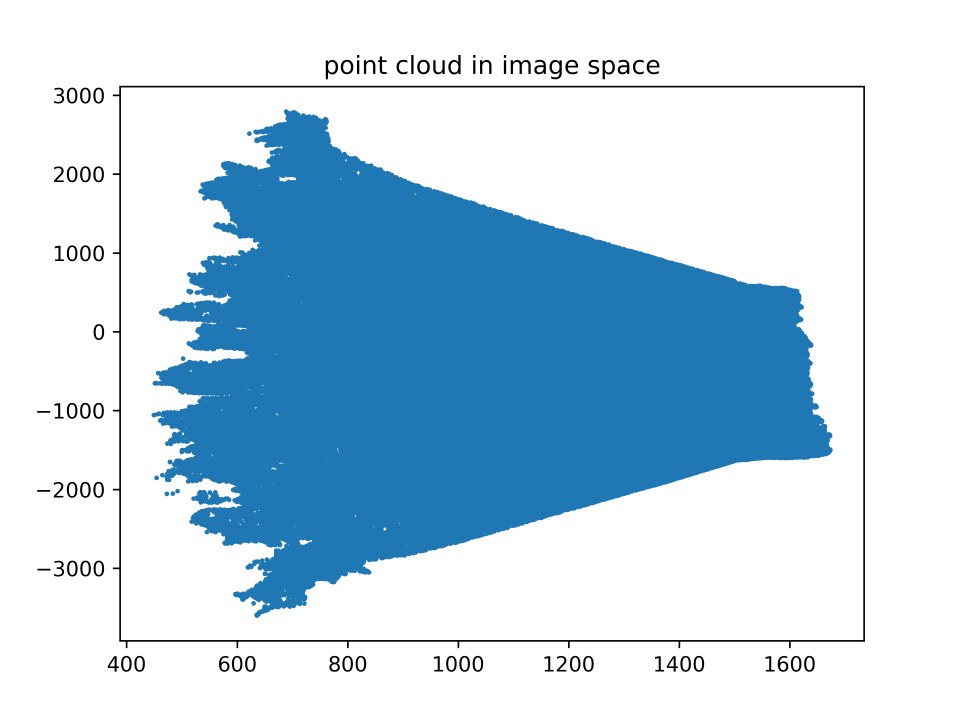
#> input picture tutorial/frame004_PtcldImg.png, 3840 x 2880 px (shown at 1/4 size)
$ python -i coregistration_functions.py   (imports and definitions only)   (older library calls are emulated)
#> lines starting #> are read from the running program, lines starting #| are printed output that depends on the picture
# Copyright (c) 2012, Jan Erik Solem
# All rights reserved.
#
# Copyright (c) 2019, Anette Eltner
#
# Redistribution and use in source and binary forms, with or without
# modification, are permitted provided that the following conditions are met:
#
# 1. Redistributions of source code must retain the above copyright notice, this
#    list of conditions and the following disclaimer.
# 2. Redistributions in binary form must reproduce the above copyright notice,
#    this list of conditions and the following disclaimer in the documentation
#    and/or other materials provided with the distribution.
#
# THIS SOFTWARE IS PROVIDED BY THE COPYRIGHT HOLDERS AND CONTRIBUTORS "AS IS" AND
# ANY EXPRESS OR IMPLIED WARRANTIES, INCLUDING, BUT NOT LIMITED TO, THE IMPLIED
# WARRANTIES OF MERCHANTABILITY AND FITNESS FOR A PARTICULAR PURPOSE ARE
# DISCLAIMED. IN NO EVENT SHALL THE COPYRIGHT OWNER OR CONTRIBUTORS BE LIABLE FOR
# ANY DIRECT, INDIRECT, INCIDENTAL, SPECIAL, EXEMPLARY, OR CONSEQUENTIAL DAMAGES
# (INCLUDING, BUT NOT LIMITED TO, PROCUREMENT OF SUBSTITUTE GOODS OR SERVICES;
# LOSS OF USE, DATA, OR PROFITS; OR BUSINESS INTERRUPTION) HOWEVER CAUSED AND
# ON ANY THEORY OF LIABILITY, WHETHER IN CONTRACT, STRICT LIABILITY, OR TORT
# (INCLUDING NEGLIGENCE OR OTHERWISE) ARISING IN ANY WAY OUT OF THE USE OF THIS
# SOFTWARE, EVEN IF ADVISED OF THE POSSIBILITY OF SUCH DAMAGE.


import os, csv
import numpy as np
import pylab as plt
import matplotlib
import pandas as pd

import cv2

import draw_functions as drawF
import featureTracking_functions as trackF


'''perform coregistration'''
# [186 lines left out: functions coregistration, coregistrationListOut, not called in this run]


#detect Harris corner features
def HarrisCorners(image, kp_nbr=None,  img_import=False):

#> called with image = '../../tutorial/frame004_PtcldImg.png', img_import = False
    if not img_import:
        image = cv2.imread(image)
#> image is the input picture: shape (2880, 3840, 3); mean B, G, R 230.5, 213.4, 188.8

    image_gray = cv2.cvtColor(np.float32(image), cv2.COLOR_BGR2GRAY)
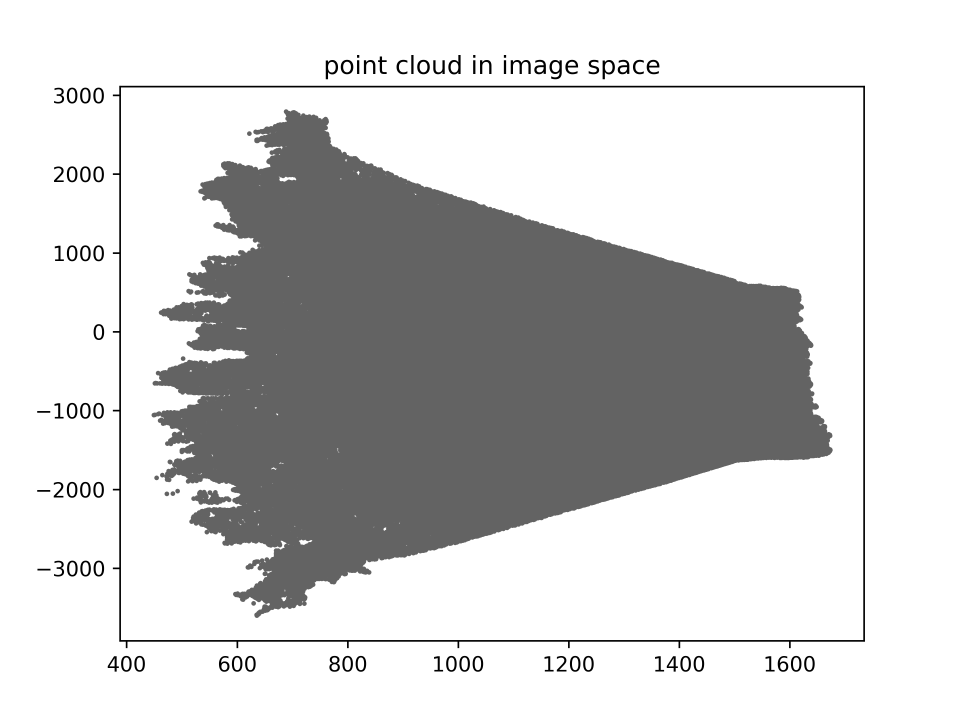
#> image_gray: shape (2880, 3840) float32 (shown at 1/4 size); min 0, max 255, mean 208
    image_gray = np.uint8(image_gray)

    '''detect Harris corners'''
    keypoints = cv2.cornerHarris(image_gray,2,3,0.04)
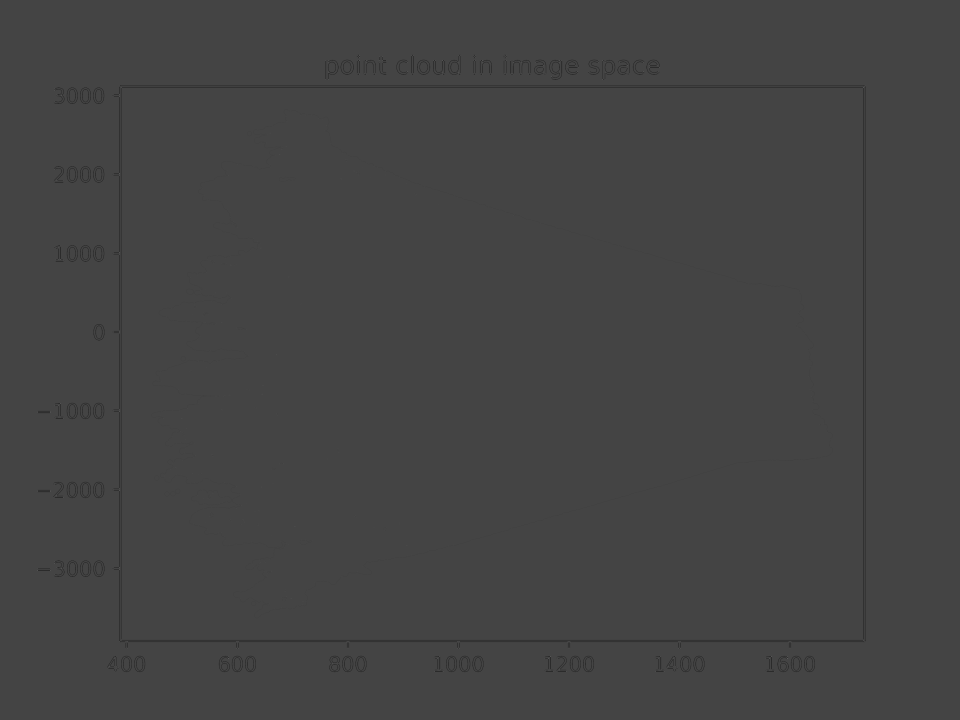
#> keypoints: shape (2880, 3840) float32 (shown at 1/4 size); min -0.04, max 0.108, mean -0.000161; drawn with min black and max white
    keypoints = cv2.dilate(keypoints,None)
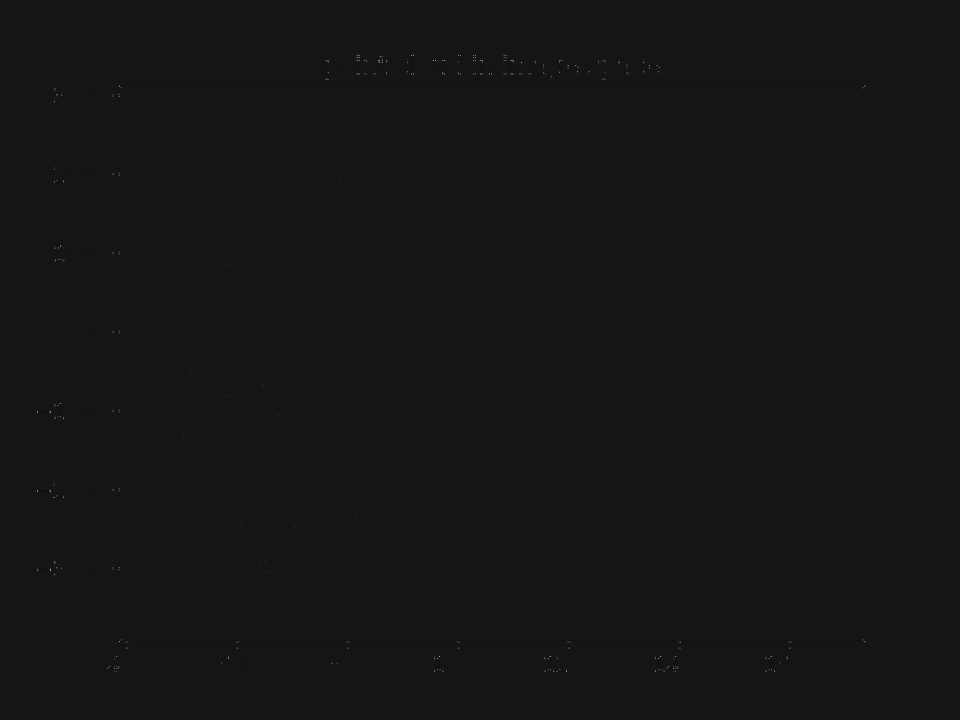
#> keypoints: shape (2880, 3840) float32 (shown at 1/4 size); min -0.01, max 0.108, mean 1.48e-05; drawn with min black and max white

    #reduce keypoints to specific number
    thresh_kp_reduce = 0.01
    keypoints_prefilt = keypoints
    keypoints = np.argwhere(keypoints > thresh_kp_reduce * keypoints.max())
#> keypoints = 15887 pairs, first value 219 to 2688, second value 148 to 3461

    if not kp_nbr == None:
        keypoints_reduced = keypoints
        while len(keypoints_reduced) >= kp_nbr:
            thresh_kp_reduce = thresh_kp_reduce + 0.01
            keypoints_reduced = np.argwhere(keypoints_prefilt > thresh_kp_reduce * keypoints_prefilt.max())
    else:
        keypoints_reduced = keypoints
#> keypoints_reduced has the same summary as keypoints

#> (the run stopped early here; a loop or call above may not have finished)

$ run again, on tutorial/frame004_FeatureSearchArea.png
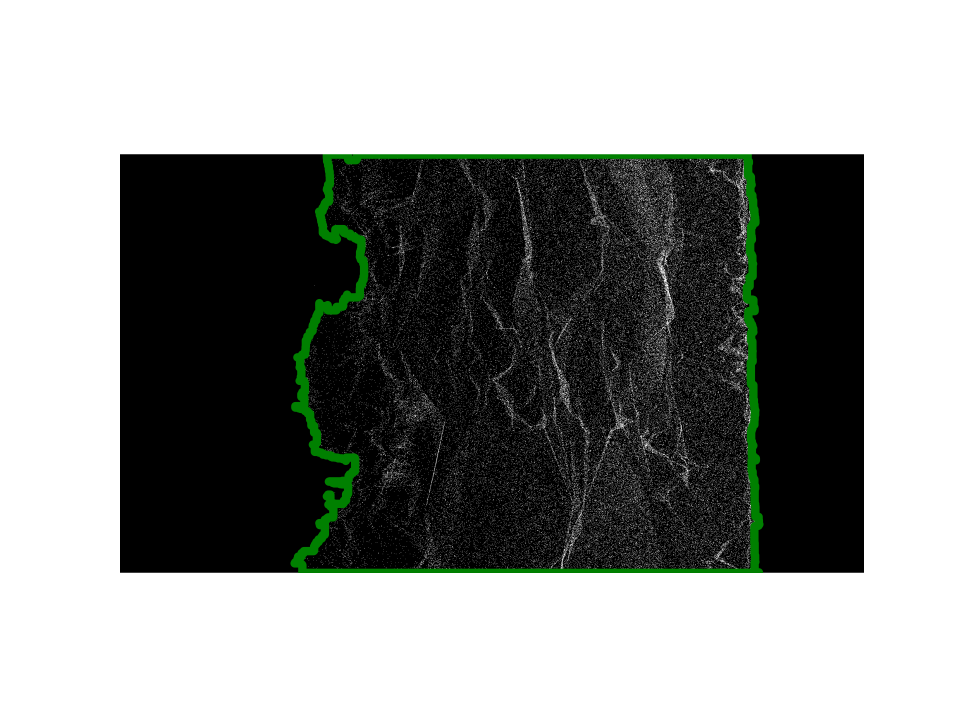
#> input picture tutorial/frame004_FeatureSearchArea.png, 3840 x 2880 px (shown at 1/4 size)
#> in HarrisCorners, image is the input picture: shape (2880, 3840, 3); mean B, G, R 146.4, 148.9, 146.4
#> in HarrisCorners, `image_gray = cv2.cvtColor(np.float32(image), cv2.COLOR_BGR2GRAY)`:
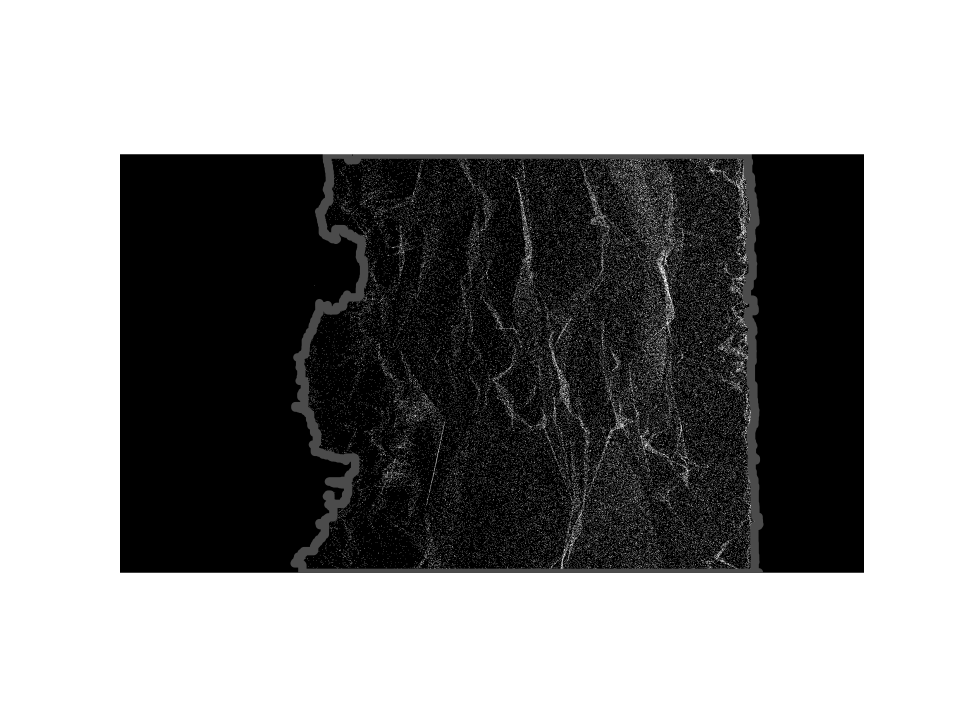
#> image_gray: shape (2880, 3840) float32 (shown at 1/4 size); min 0, max 255, mean 147.9
#> in HarrisCorners, `keypoints = cv2.dilate(keypoints,None)`:
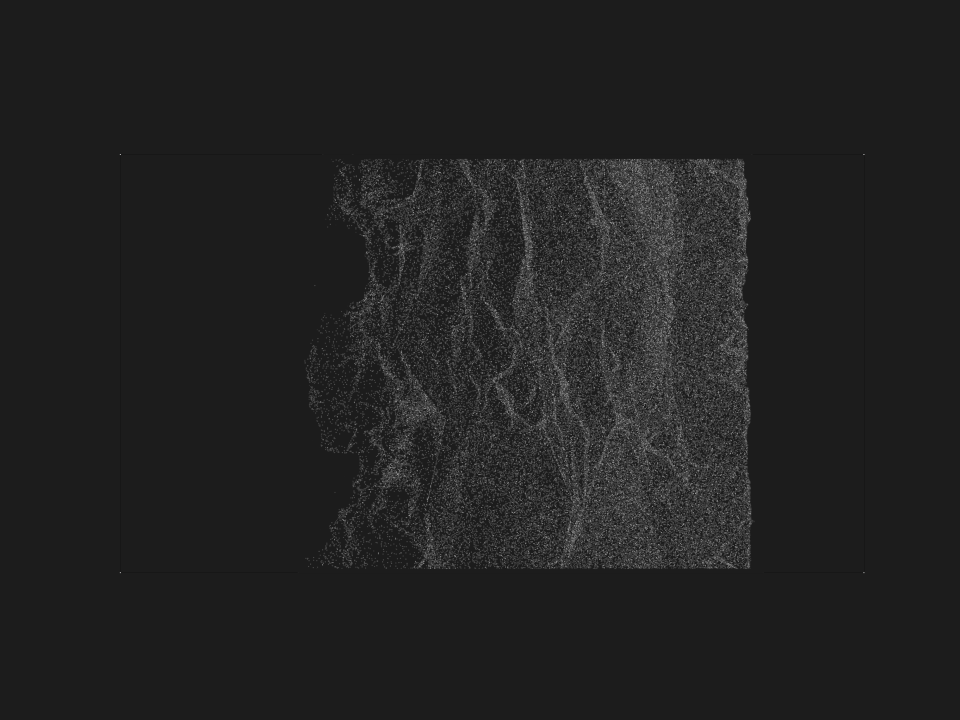
#> keypoints: shape (2880, 3840) float32 (shown at 1/4 size); min -0.0136, max 0.108, mean 0.00283; drawn with min black and max white
#> in HarrisCorners, `keypoints = np.argwhere(keypoints > thresh_kp_reduce * keypoints.max())`: keypoints = 1648509 pairs, first value 616 to 2292, second value 479 to 3457
#> keypoints_reduced has the same summary as keypoints
